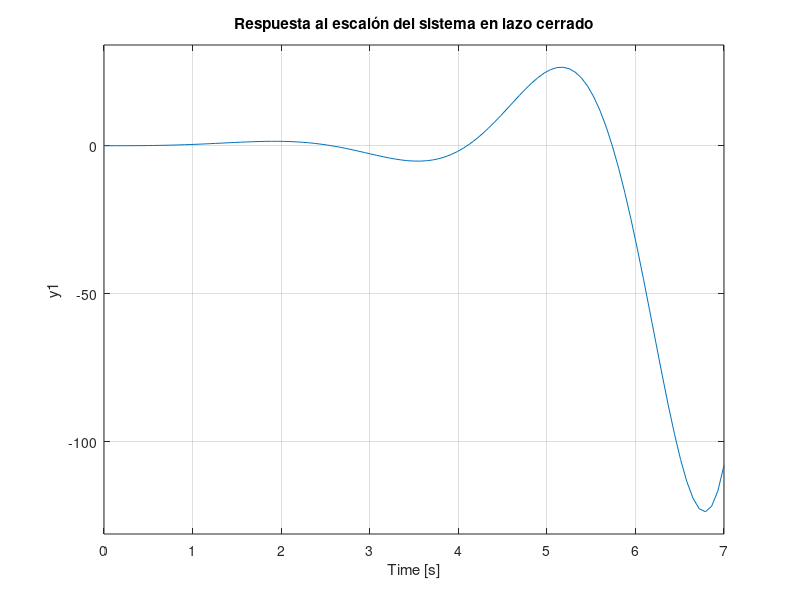

Recreate this plot in MATLAB.
s = tf('s');
G1 = 3/s;
G2 = 1/(s^2 + 1);
H = 3;

G = series(G1, G2);  % Combinamos en serie
Gs = feedback(G, H); % Retroalimentación con H

% Graficar respuesta al escalón
step(Gs);
grid on;
title('Respuesta al escalón del sistema en lazo cerrado');

% Mostrar función de transferencia
disp('La función de transferencia Gs en lazo cerrado es:');
Gs

% Obtener polos
p = pole(Gs);
disp('Polos del sistema:');
disp(p);

% Evaluar estabilidad
if all(real(p) < 0)
    disp(' El sistema es ESTABLE.');
elseif any(real(p) > 0)
    disp(' El sistema es INESTABLE.');
elseif all(real(p) <= 0) && any(real(p) == 0)
    disp(' El sistema es MARGINALMENTE ESTABLE.');
end

% Clasificar amortiguamiento y oscilación
if all(imag(p) == 0)
    if all(real(p) < 0)
        unique_p = unique(round(p, 4));  % Evitar errores numéricos
        if length(p) ~= length(unique_p)
            disp(' El sistema es CRÍTICAMENTE AMORTIGUADO (raíces reales iguales).');
        else
            disp(' El sistema es SOBREAMORTIGUADO (raíces reales negativas distintas).');
        end
    elseif any(real(p) > 0) 
        disp(' El sistema es NO OSCILANTE (raíces reales positivas).'); %cuando es inestable
    elseif any(real(p) == 0)
        disp(' El sistema es MARGINALMENTE ESTABLE Y NO AMORTIGUADO (raíces reales en el eje imaginario).');
    end
else
    if all(real(p) < 0)
        disp(' El sistema es SUBAMORTIGUADO (raíces complejas con parte real negativa) → OSCILANTE y ESTABLE.');
    elseif any(real(p) > 0)
        disp(' El sistema es OSCILANTE (raíces complejas con parte real +).'); %inestable
    elseif all(real(p) == 0)
        disp(' El sistema es NO AMORTIGUADO (raíces puramente imaginarias) → OSCILACIÓN PERMANENTE.');
    end
end
